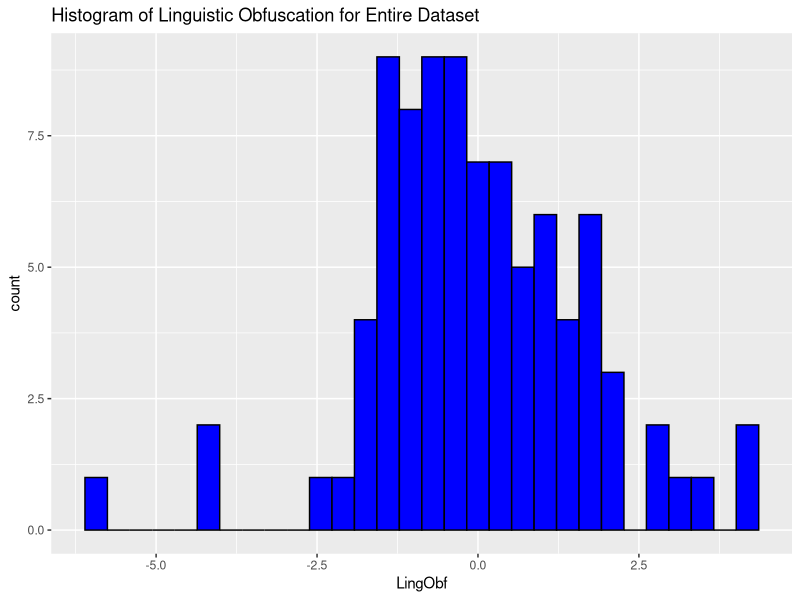
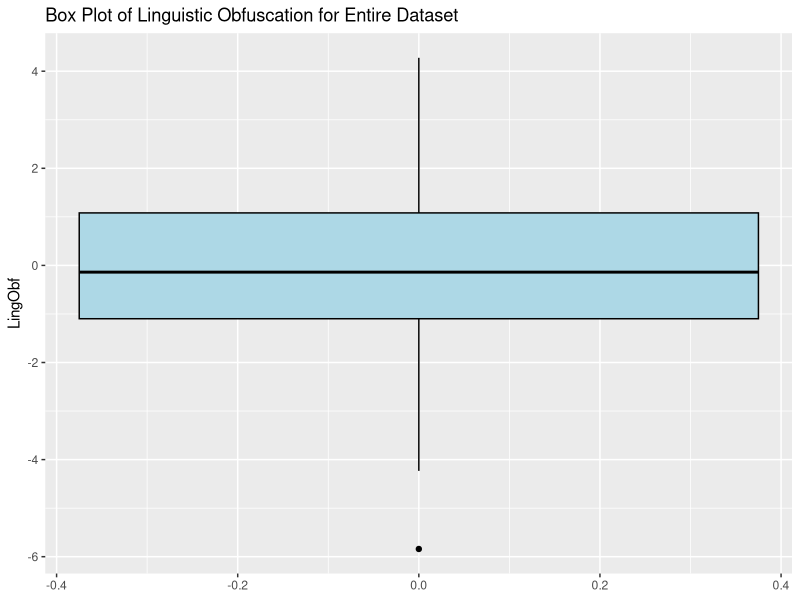
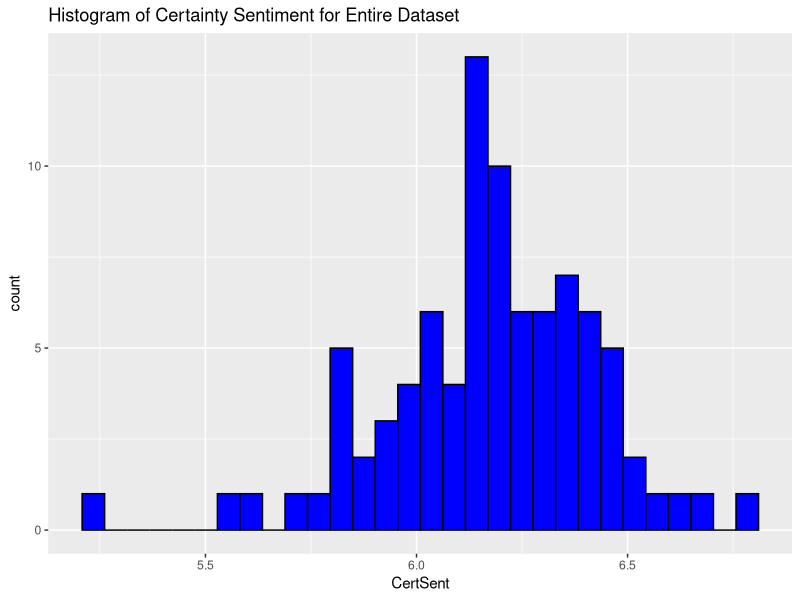
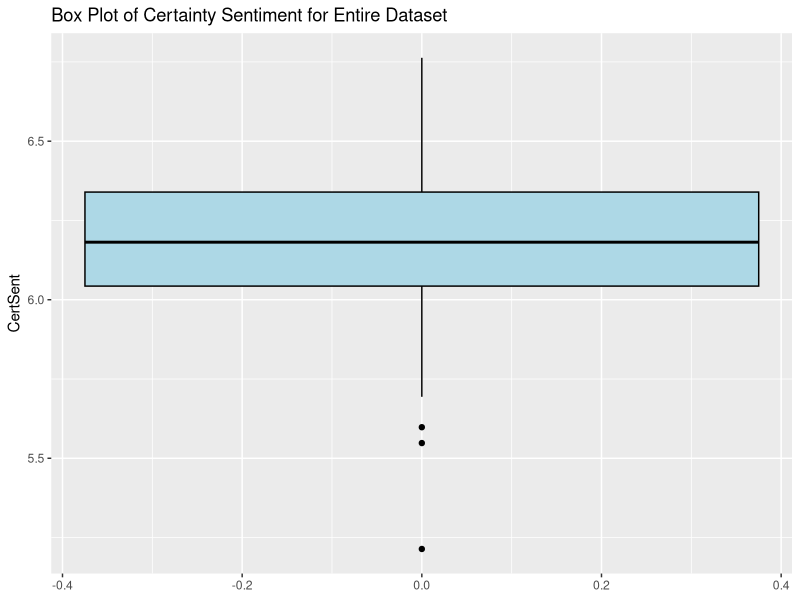
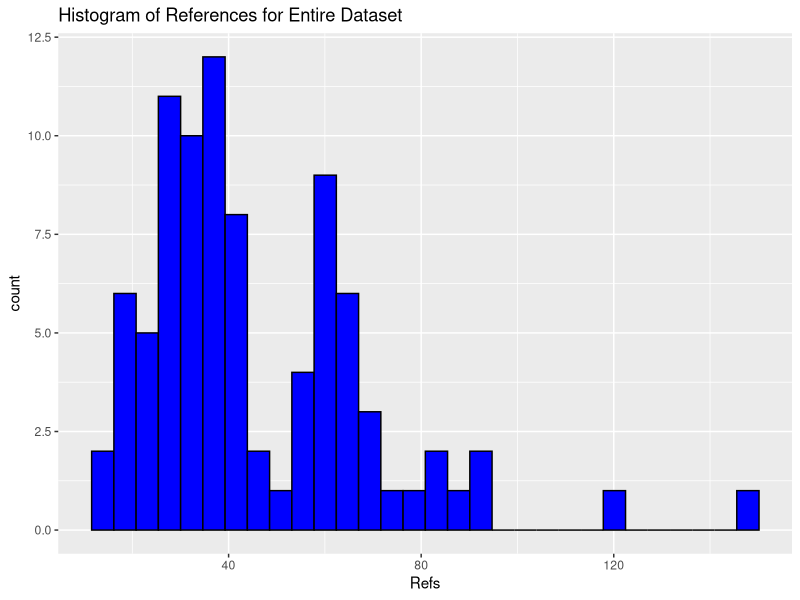
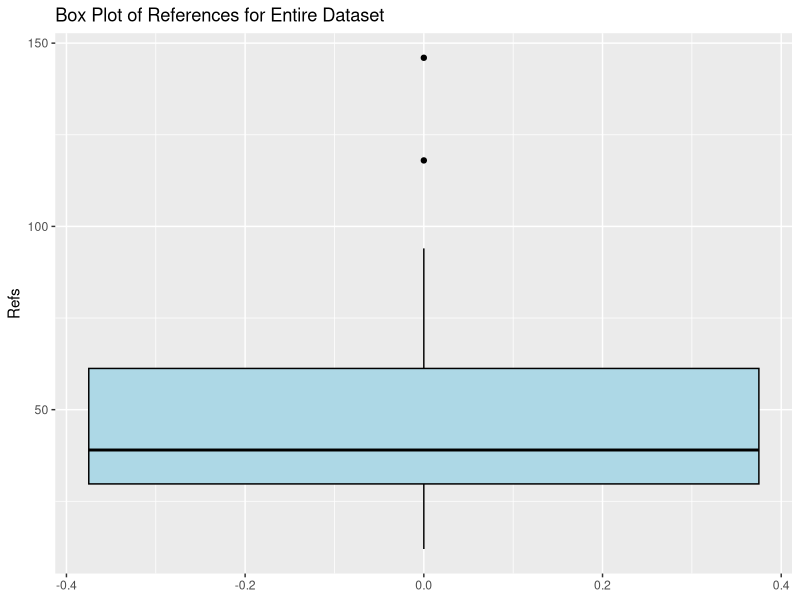
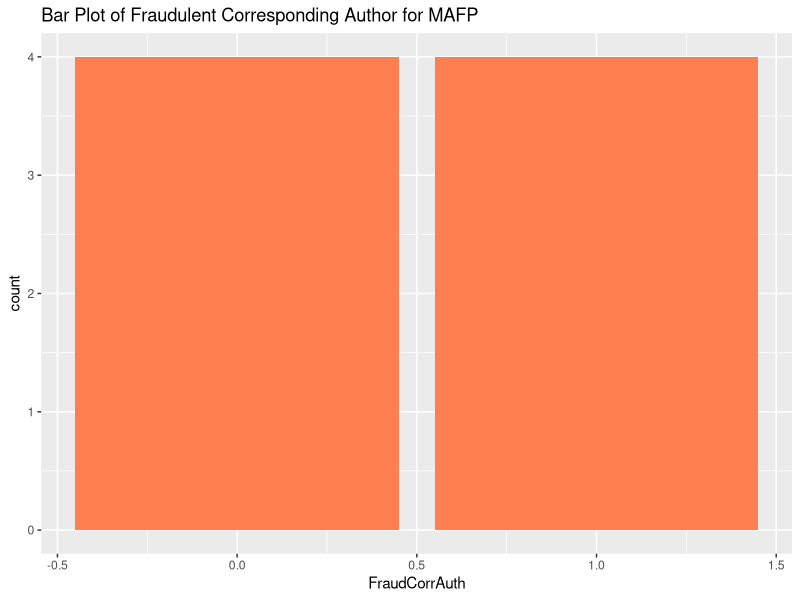
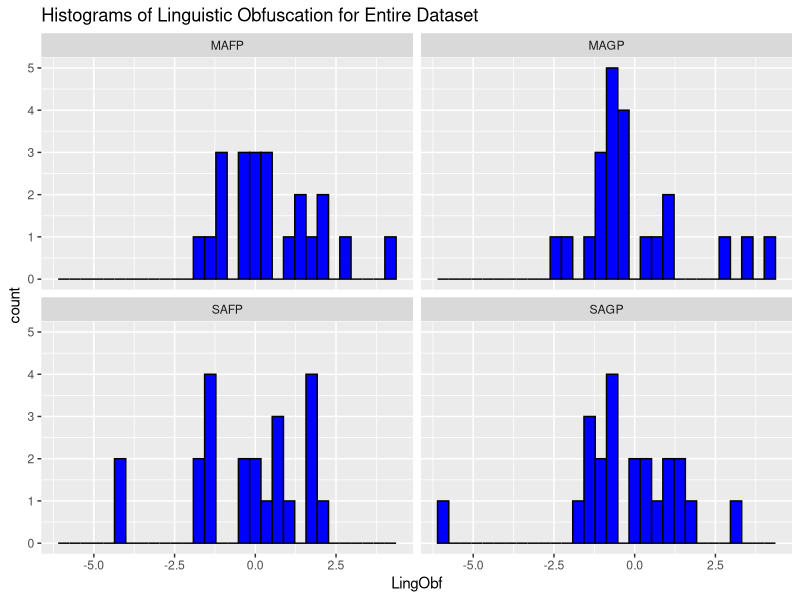

Generate these figures, in order, with R:
## ---- chunk 1
# Set CRAN mirror
options(repos = list(CRAN = "https://cloud.r-project.org/"))
## ---- chunk 2
install.packages("readr")       # For reading data
install.packages("dplyr")       # For data manipulation and handling of missing data
install.packages("psych")       # For descriptive statistics, correlations
install.packages("ggplot2")     # For data visualization
install.packages("car")         # For diagnostic tests such as Levene's test
install.packages("rcompanion")  # For Games-Howell post-hoc test (if applicable)
install.packages("dunn.test")   # For Dunn post-hoc test (if applicable)
## ---- chunk 3
library(readr) # Loading the readr package

data <- read_csv("study_dataset.csv") # Loading in study dataset as "data"
## ---- chunk 4
# Calculate standardized scores for article, prep, and quantity and add them to the dataset
data$articles_standardized <- scale(data$article)
data$prep_standardized <- scale(data$prep)
data$quantity_standardized <- scale(data$quantity)

# Create the new variable 'abstraction' as the sum of the three standardized variables
data$abstraction <- (data$articles_standardized + data$prep_standardized + data$quantity_standardized)
## ---- chunk 5
# Calculate the new variable 'jargon' by subtracting 'Dic' from 100
data$jargon <- (100 - data$Dic)
## ---- chunk 6
# Standardize the new set of variables and add them to the dataset
data$abstraction_standardized <- scale(data$abstraction)
data$cause_standardized <- scale(data$cause)
data$jargon_standardized <- scale(data$jargon)
data$emo_pos_standardized <- scale(data$emo_pos)
data$flesch_re_standardized <- scale(data$flesch_re)
## ---- chunk 7
# Calculate 'LingObf'
data$LingObf <- (data$cause_standardized + data$abstraction_standardized + data$jargon_standardized) - (data$emo_pos_standardized + data$flesch_re_standardized)
## ---- chunk 8
data$CertSent <- data$certainty_avg
## ---- chunk 9
# Writing our data as a csv file in the current working directory
write.csv(data, "clean_study_data.csv")
## ---- chunk 10
library(dplyr) # Loading the dplyr package for data manipulation and handling missing values

# To summarize the number of missing values in each column
missing_data_summary <- sapply(data, function(x) sum(is.na(x)))

print(missing_data_summary) # To see summary of missing values for all columns
## ---- chunk 11
library(psych) # Loading the psych package

# Selecting the continuous variables I am interested in getting descriptive statistics for (plus paper type for the next part)
continuous_data_for_descriptives <- data[c("year", "Refs", "flesch_re", "WC", "abstraction", "jargon", "CertSent", "LingObf", "cause", "emo_pos", "article", "prep", "quantity", "PaperType")]

# Generating descriptive statistics for variables of interest
continuous_descriptive_stats_all <- describe(continuous_data_for_descriptives)

# Displaying the results of the descriptive stats for the variables listed above
continuous_descriptive_stats_all
## ---- chunk 12
# Making PaperType a factor variable in the continuous variable dataframe to allow for grouping
continuous_data_for_descriptives$PaperType <- factor(continuous_data_for_descriptives$PaperType, levels = c("SAFP", "MAFP", "SAGP", "MAGP"), labels = c("Single-Authored Fraudulent Papers", "Multi-Authored Fraudulent Papers", "Single-Authored Genuine Papers", "Multi-Authored Genuine Papers"))

# Generating descriptive statistics within PaperType groups
descriptive_stats_by_PaperType <- describeBy(continuous_data_for_descriptives, group = continuous_data_for_descriptives$PaperType)

descriptive_stats_by_PaperType
## ---- chunk 13
# Changing inst_pres (institutional prestige), gender, simple_reason, Country, and PaperType into factor variables
data$inst_pres <- factor(data$inst_pres, levels = c(0, 1), labels = c("Not Major Research Institution", "Major Research Institution"))
data$gender <- factor(data$gender, levels = c("FEMALE", "MALE"), labels = c("Female", "Male"))
data$simple_reason <- factor(data$simple_reason, levels = c("f_data", "f_image", "m_image", "f_data f_image"), labels = c("Fabricated/Falsified Data", "Fabricated/Falsified Image", "Manipulated Image", "Fabricated/Falsified Data and Image"))
data$Country <- factor(data$Country)
data$PaperType <- factor(data$PaperType)
## ---- chunk 14
# Creating the frequency tables for each categorical variable
freq_tab_inst_pres <- table(data$inst_pres)
freq_tab_gender <- table(data$gender)
freq_tab_simple_reason <- table(data$simple_reason)
freq_tab_Country <- table(data$Country)
freq_tab_PaperType <- table(data$PaperType)

# Displaying the frequency tables
freq_tab_inst_pres
freq_tab_gender
freq_tab_simple_reason
freq_tab_Country
freq_tab_PaperType
## ---- chunk 15
# Creating factor variables out of the dummy variables that track matching across groups
data$different_country <- factor(data$different_country, levels = c(0, 1), labels = c("Same Country", "Different Country"))
data$different_gender <- factor(data$different_gender, levels = c(0, 1), labels = c("Same Gender", "Different Gender"))
data$different_inst_pres <- factor(data$different_inst_pres, levels = c(0, 1), labels = c("Same Institutional Prestige", "Different Institutional Prestige"))
data$different_journal <- factor(data$different_journal, levels = c(0, 1), labels = c("Same Journal", "Different Journal"))
## ---- chunk 16
# Frequency tables and proportion tables
  # institutional prestige
frequency_table_by_PaperType_inst_pres <- table(data$PaperType, data$inst_pres)
frequency_table_by_PaperType_inst_pres
proportion_table_by_PaperType_inst_pres <- prop.table(frequency_table_by_PaperType_inst_pres, margin = 1)
proportion_table_by_PaperType_inst_pres
  # gender
frequency_table_by_PaperType_gender <- table(data$PaperType, data$gender)
frequency_table_by_PaperType_gender
proportion_table_by_PaperType_gender <- prop.table(frequency_table_by_PaperType_gender, margin = 1)
proportion_table_by_PaperType_gender
  # reason
frequency_table_by_PaperType_reason <- table(data$PaperType, data$simple_reason)
frequency_table_by_PaperType_reason
proportion_table_by_PaperType_reason <- prop.table(frequency_table_by_PaperType_reason, margin = 1)
proportion_table_by_PaperType_reason
  # country
frequency_table_by_PaperType_country <- table(data$PaperType, data$Country)
frequency_table_by_PaperType_country
proportion_table_by_PaperType_country <- prop.table(frequency_table_by_PaperType_country, margin = 1)
proportion_table_by_PaperType_country

# And for the matching characteristic dummy variables
  # Country different
frequency_table_by_PaperType_different_country <- table(data$PaperType, data$different_country)
frequency_table_by_PaperType_different_country
proportion_table_by_PaperType_different_country <- prop.table(frequency_table_by_PaperType_different_country, margin = 1)
proportion_table_by_PaperType_different_country
  # Gender different
frequency_table_by_PaperType_different_gender <- table(data$PaperType, data$different_gender)
frequency_table_by_PaperType_different_gender
proportion_table_by_PaperType_different_gender <- prop.table(frequency_table_by_PaperType_different_gender, margin = 1)
proportion_table_by_PaperType_different_gender
  # Institutional prestige different
frequency_table_by_PaperType_different_inst_pres <- table(data$PaperType, data$different_inst_pres)
frequency_table_by_PaperType_different_inst_pres
proportion_table_by_PaperType_different_inst_pres <- prop.table(frequency_table_by_PaperType_different_inst_pres, margin = 1)
proportion_table_by_PaperType_different_inst_pres
  # Journal different
frequency_table_by_PaperType_different_journal <- table(data$PaperType, data$different_journal)
frequency_table_by_PaperType_different_journal
proportion_table_by_PaperType_different_journal <- prop.table(frequency_table_by_PaperType_different_journal, margin = 1)
proportion_table_by_PaperType_different_journal

# Descriptive statistics for year off within PaperType groups
year_difference_descriptives <- describeBy(data$year_difference, group = data$PaperType, na.rm = TRUE)
year_difference_descriptives
num_auth_descriptives <- describeBy(data$NumAuth, group = data$PaperType, na.rm = TRUE)
num_auth_descriptives
## ---- chunk 17
library(ggplot2) # To load the ggplot2 package

# To produce histogram and box plot for LingObf
ggplot(data, aes(x = LingObf)) + 
  geom_histogram(fill = "blue", color = "black") +
  labs(title = "Histogram of Linguistic Obfuscation for Entire Dataset")
ggplot(data, aes(y = LingObf)) + 
  geom_boxplot(fill = "lightblue", color = "black") +
  labs(title = "Box Plot of Linguistic Obfuscation for Entire Dataset")

# To produce histogram and box plot for CertSent
ggplot(data, aes(x = CertSent)) + 
  geom_histogram(fill = "blue", color = "black") +
  labs(title = "Histogram of Certainty Sentiment for Entire Dataset")
ggplot(data, aes(y = CertSent)) + 
  geom_boxplot(fill = "lightblue", color = "black") +
  labs(title = "Box Plot of Certainty Sentiment for Entire Dataset")

# To produce histogram and box plot for Refs
ggplot(data, aes(x = Refs)) + 
  geom_histogram(fill = "blue", color = "black") +
  labs(title = "Histogram of References for Entire Dataset")
ggplot(data, aes(y = Refs)) + 
  geom_boxplot(fill = "lightblue", color = "black") +
  labs(title = "Box Plot of References for Entire Dataset")

# To produce bar plot for FraudCorrAuth
ggplot(data, aes(x = FraudCorrAuth)) + 
  geom_bar(fill = "coral") +
  labs(title = "Bar Plot of Fraudulent Corresponding Author for MAFP")
## ---- chunk 18
# To produce histogram and box plot for LingObf
ggplot(data, aes(x = LingObf)) + 
  geom_histogram(fill = "blue", color = "black") +
  facet_wrap(~ PaperType) +
  labs(title = "Histograms of Linguistic Obfuscation for Entire Dataset")
ggplot(data, aes(y = LingObf)) + 
  geom_boxplot(fill = "lightblue", color = "black") +
  facet_wrap(~ PaperType) +
  labs(title = "Box Plots of Linguistic Obfuscation Within Paper Type Groups")

# To produce histogram and box plot for CertSent
ggplot(data, aes(x = CertSent)) + 
  geom_histogram(fill = "blue", color = "black") +
  facet_wrap(~ PaperType) +
  labs(title = "Histograms of Certainty Sentiment Within Paper Type Groups")
ggplot(data, aes(y = CertSent)) + 
  geom_boxplot(fill = "lightblue", color = "black") +
  facet_wrap(~ PaperType) +
  labs(title = "Box Plots of Certainty Sentiment Within Paper Type Groups")

# To produce histogram and box plot for Refs
ggplot(data, aes(x = Refs)) + 
  geom_histogram(fill = "blue", color = "black") +
  facet_wrap(~ PaperType) +
  labs(title = "Histograms of References Within Paper Type Groups")
ggplot(data, aes(y = Refs)) + 
  geom_boxplot(fill = "lightblue", color = "black") +
  facet_wrap(~ PaperType) +
  labs(title = "Box Plots of References Within Paper Type Groups")
